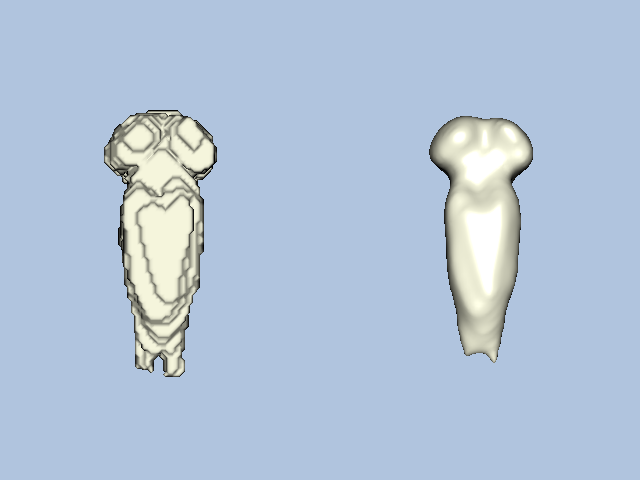

Recreate this plot in Python.
#!/usr/bin/env python

# Frog brain: unsmoothed iso-surface (left) vs. smoothed (right).

import os
from pathlib import Path

# Factory overrides: importing these modules registers the OpenGL rendering
# and interaction style implementations for vtkRenderingCore factory classes.
import vtkmodules.vtkInteractionStyle  # noqa: F401
import vtkmodules.vtkRenderingOpenGL2  # noqa: F401

# VTK pipeline classes used in this example
from vtkmodules.vtkFiltersCore import (
    vtkFlyingEdges3D,
    vtkPolyDataNormals,
    vtkStripper,
    vtkWindowedSincPolyDataFilter,
)
from vtkmodules.vtkIOImage import vtkMetaImageReader
from vtkmodules.vtkImagingCore import vtkImageThreshold
from vtkmodules.vtkImagingGeneral import vtkImageGaussianSmooth
from vtkmodules.vtkRenderingCore import (
    vtkActor,
    vtkPolyDataMapper,
    vtkRenderWindow,
    vtkRenderWindowInteractor,
    vtkRenderer,
)

# Colors (normalized RGB)
beige_rgb = (0.961, 0.961, 0.863)
light_steel_blue_rgb = (0.690, 0.769, 0.871)

# Data: locate the frogtissue segmentation volume
data_dir = Path(os.environ.get("VPE_DATA_DIR", Path(__file__).parent))
file_name = str(data_dir / "Frog" / "frogtissue.mhd")

# Brain tissue label = 2
tissue = 2
brain_color = beige_rgb

# ---------- Left viewport: unsmoothed iso-surface ----------

# Reader: load the segmented frog tissue volume
reader_left = vtkMetaImageReader()
reader_left.SetFileName(file_name)
reader_left.Update()

# ImageThreshold: isolate the brain tissue label
threshold_left = vtkImageThreshold()
threshold_left.ThresholdBetween(tissue, tissue)
threshold_left.SetInValue(255)
threshold_left.SetOutValue(0)
threshold_left.SetInputConnection(reader_left.GetOutputPort())

# FlyingEdges3D: extract the iso-surface at 63.5
iso_left = vtkFlyingEdges3D()
iso_left.SetInputConnection(threshold_left.GetOutputPort())
iso_left.ComputeScalarsOff()
iso_left.ComputeGradientsOff()
iso_left.ComputeNormalsOn()
iso_left.SetValue(0, 63.5)

# Stripper: create triangle strips for faster rendering
stripper_left = vtkStripper()
stripper_left.SetInputConnection(iso_left.GetOutputPort())

# Mapper: map polygon data to graphics primitives
mapper_left = vtkPolyDataMapper()
mapper_left.SetInputConnection(stripper_left.GetOutputPort())

# Actor: assign the mapped geometry (unsmoothed brain)
actor_left = vtkActor()
actor_left.SetMapper(mapper_left)
actor_left.GetProperty().SetDiffuseColor(brain_color)

# ---------- Right viewport: smoothed iso-surface ----------

# Reader: load the segmented frog tissue volume
reader_right = vtkMetaImageReader()
reader_right.SetFileName(file_name)
reader_right.Update()

# ImageThreshold: isolate the brain tissue label
threshold_right = vtkImageThreshold()
threshold_right.ThresholdBetween(tissue, tissue)
threshold_right.SetInValue(255)
threshold_right.SetOutValue(0)
threshold_right.SetInputConnection(reader_right.GetOutputPort())

# ImageGaussianSmooth: blur the thresholded volume before contouring
gaussian = vtkImageGaussianSmooth()
gaussian.SetStandardDeviations(2.0, 2.0, 2.0)
gaussian.SetRadiusFactors(1, 1, 1)
gaussian.SetInputConnection(threshold_right.GetOutputPort())

# FlyingEdges3D: extract the iso-surface at 127.5 (smoothed)
iso_right = vtkFlyingEdges3D()
iso_right.SetInputConnection(gaussian.GetOutputPort())
iso_right.ComputeScalarsOff()
iso_right.ComputeGradientsOff()
iso_right.ComputeNormalsOff()
iso_right.SetValue(0, 127.5)

# WindowedSincPolyDataFilter: smooth the mesh geometry
smoother = vtkWindowedSincPolyDataFilter()
smoother.SetInputConnection(iso_right.GetOutputPort())
smoother.SetNumberOfIterations(20)
smoother.BoundarySmoothingOff()
smoother.FeatureEdgeSmoothingOff()
smoother.SetFeatureAngle(60.0)
smoother.SetPassBand(0.001)
smoother.NonManifoldSmoothingOn()
smoother.NormalizeCoordinatesOff()
smoother.Update()

# PolyDataNormals: recompute normals after smoothing
normals_right = vtkPolyDataNormals()
normals_right.SetInputConnection(smoother.GetOutputPort())
normals_right.SetFeatureAngle(60.0)

# Stripper: create triangle strips for faster rendering
stripper_right = vtkStripper()
stripper_right.SetInputConnection(normals_right.GetOutputPort())

# Mapper: map polygon data to graphics primitives
mapper_right = vtkPolyDataMapper()
mapper_right.SetInputConnection(stripper_right.GetOutputPort())

# Actor: assign the mapped geometry (smoothed brain)
actor_right = vtkActor()
actor_right.SetMapper(mapper_right)
actor_right.GetProperty().SetDiffuseColor(brain_color)
actor_right.GetProperty().SetDiffuse(1.0)
actor_right.GetProperty().SetSpecular(0.5)
actor_right.GetProperty().SetSpecularPower(100)

# ---------- Renderers and window ----------

# Renderer: unsmoothed (left viewport)
renderer_left = vtkRenderer()
renderer_left.SetViewport(0, 0, 0.5, 1)
renderer_left.AddActor(actor_left)
renderer_left.SetBackground(light_steel_blue_rgb)

# Renderer: smoothed (right viewport, shared camera)
renderer_right = vtkRenderer()
renderer_right.SetViewport(0.5, 0, 1, 1)
renderer_right.AddActor(actor_right)
renderer_right.SetBackground(light_steel_blue_rgb)

# Window: display the rendered scene
render_window = vtkRenderWindow()
render_window.AddRenderer(renderer_left)
render_window.AddRenderer(renderer_right)
render_window.SetWindowName("frog brain")
render_window.SetMultiSamples(0)
render_window.SetSize(640, 480)

# Interactor: handle mouse and keyboard events
render_window_interactor = vtkRenderWindowInteractor()
render_window_interactor.SetRenderWindow(render_window)

renderer_left.ResetCamera()
renderer_left.GetActiveCamera().SetViewUp(-1, 0, 0)
renderer_left.GetActiveCamera().Azimuth(180)
renderer_left.ResetCameraClippingRange()
renderer_right.SetActiveCamera(renderer_left.GetActiveCamera())

# Launch the interactive visualization
render_window_interactor.Initialize()
render_window_interactor.Start()
